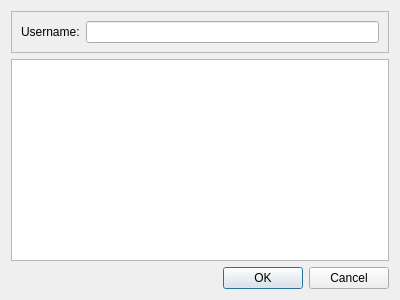
<?xml version="1.0" encoding="UTF-8"?>
<ui version="4.0">
 <class>Dialog</class>
 <widget class="QDialog" name="Dialog">
  <property name="geometry">
   <rect>
    <x>0</x>
    <y>0</y>
    <width>400</width>
    <height>300</height>
   </rect>
  </property>
  <property name="windowTitle">
   <string>Dialog</string>
  </property>
  <layout class="QVBoxLayout" name="verticalLayout">
   <item>
    <widget class="QFrame" name="frame">
     <property name="frameShape">
      <enum>QFrame::StyledPanel</enum>
     </property>
     <property name="frameShadow">
      <enum>QFrame::Raised</enum>
     </property>
     <layout class="QHBoxLayout" name="horizontalLayout">
      <item>
       <widget class="QLabel" name="label">
        <property name="text">
         <string>Username:</string>
        </property>
       </widget>
      </item>
      <item>
       <widget class="QLineEdit" name="userNameEdit"/>
      </item>
     </layout>
    </widget>
   </item>
   <item>
    <widget class="QTableView" name="assignmentTable">
     <property name="selectionMode">
      <enum>QAbstractItemView::SingleSelection</enum>
     </property>
     <property name="selectionBehavior">
      <enum>QAbstractItemView::SelectRows</enum>
     </property>
    </widget>
   </item>
   <item>
    <widget class="QDialogButtonBox" name="buttonBox">
     <property name="orientation">
      <enum>Qt::Horizontal</enum>
     </property>
     <property name="standardButtons">
      <set>QDialogButtonBox::Cancel|QDialogButtonBox::Ok</set>
     </property>
    </widget>
   </item>
  </layout>
 </widget>
 <resources/>
 <connections>
  <connection>
   <sender>buttonBox</sender>
   <signal>accepted()</signal>
   <receiver>Dialog</receiver>
   <slot>accept()</slot>
   <hints>
    <hint type="sourcelabel">
     <x>248</x>
     <y>254</y>
    </hint>
    <hint type="destinationlabel">
     <x>157</x>
     <y>274</y>
    </hint>
   </hints>
  </connection>
  <connection>
   <sender>buttonBox</sender>
   <signal>rejected()</signal>
   <receiver>Dialog</receiver>
   <slot>reject()</slot>
   <hints>
    <hint type="sourcelabel">
     <x>316</x>
     <y>260</y>
    </hint>
    <hint type="destinationlabel">
     <x>286</x>
     <y>274</y>
    </hint>
   </hints>
  </connection>
 </connections>
</ui>
